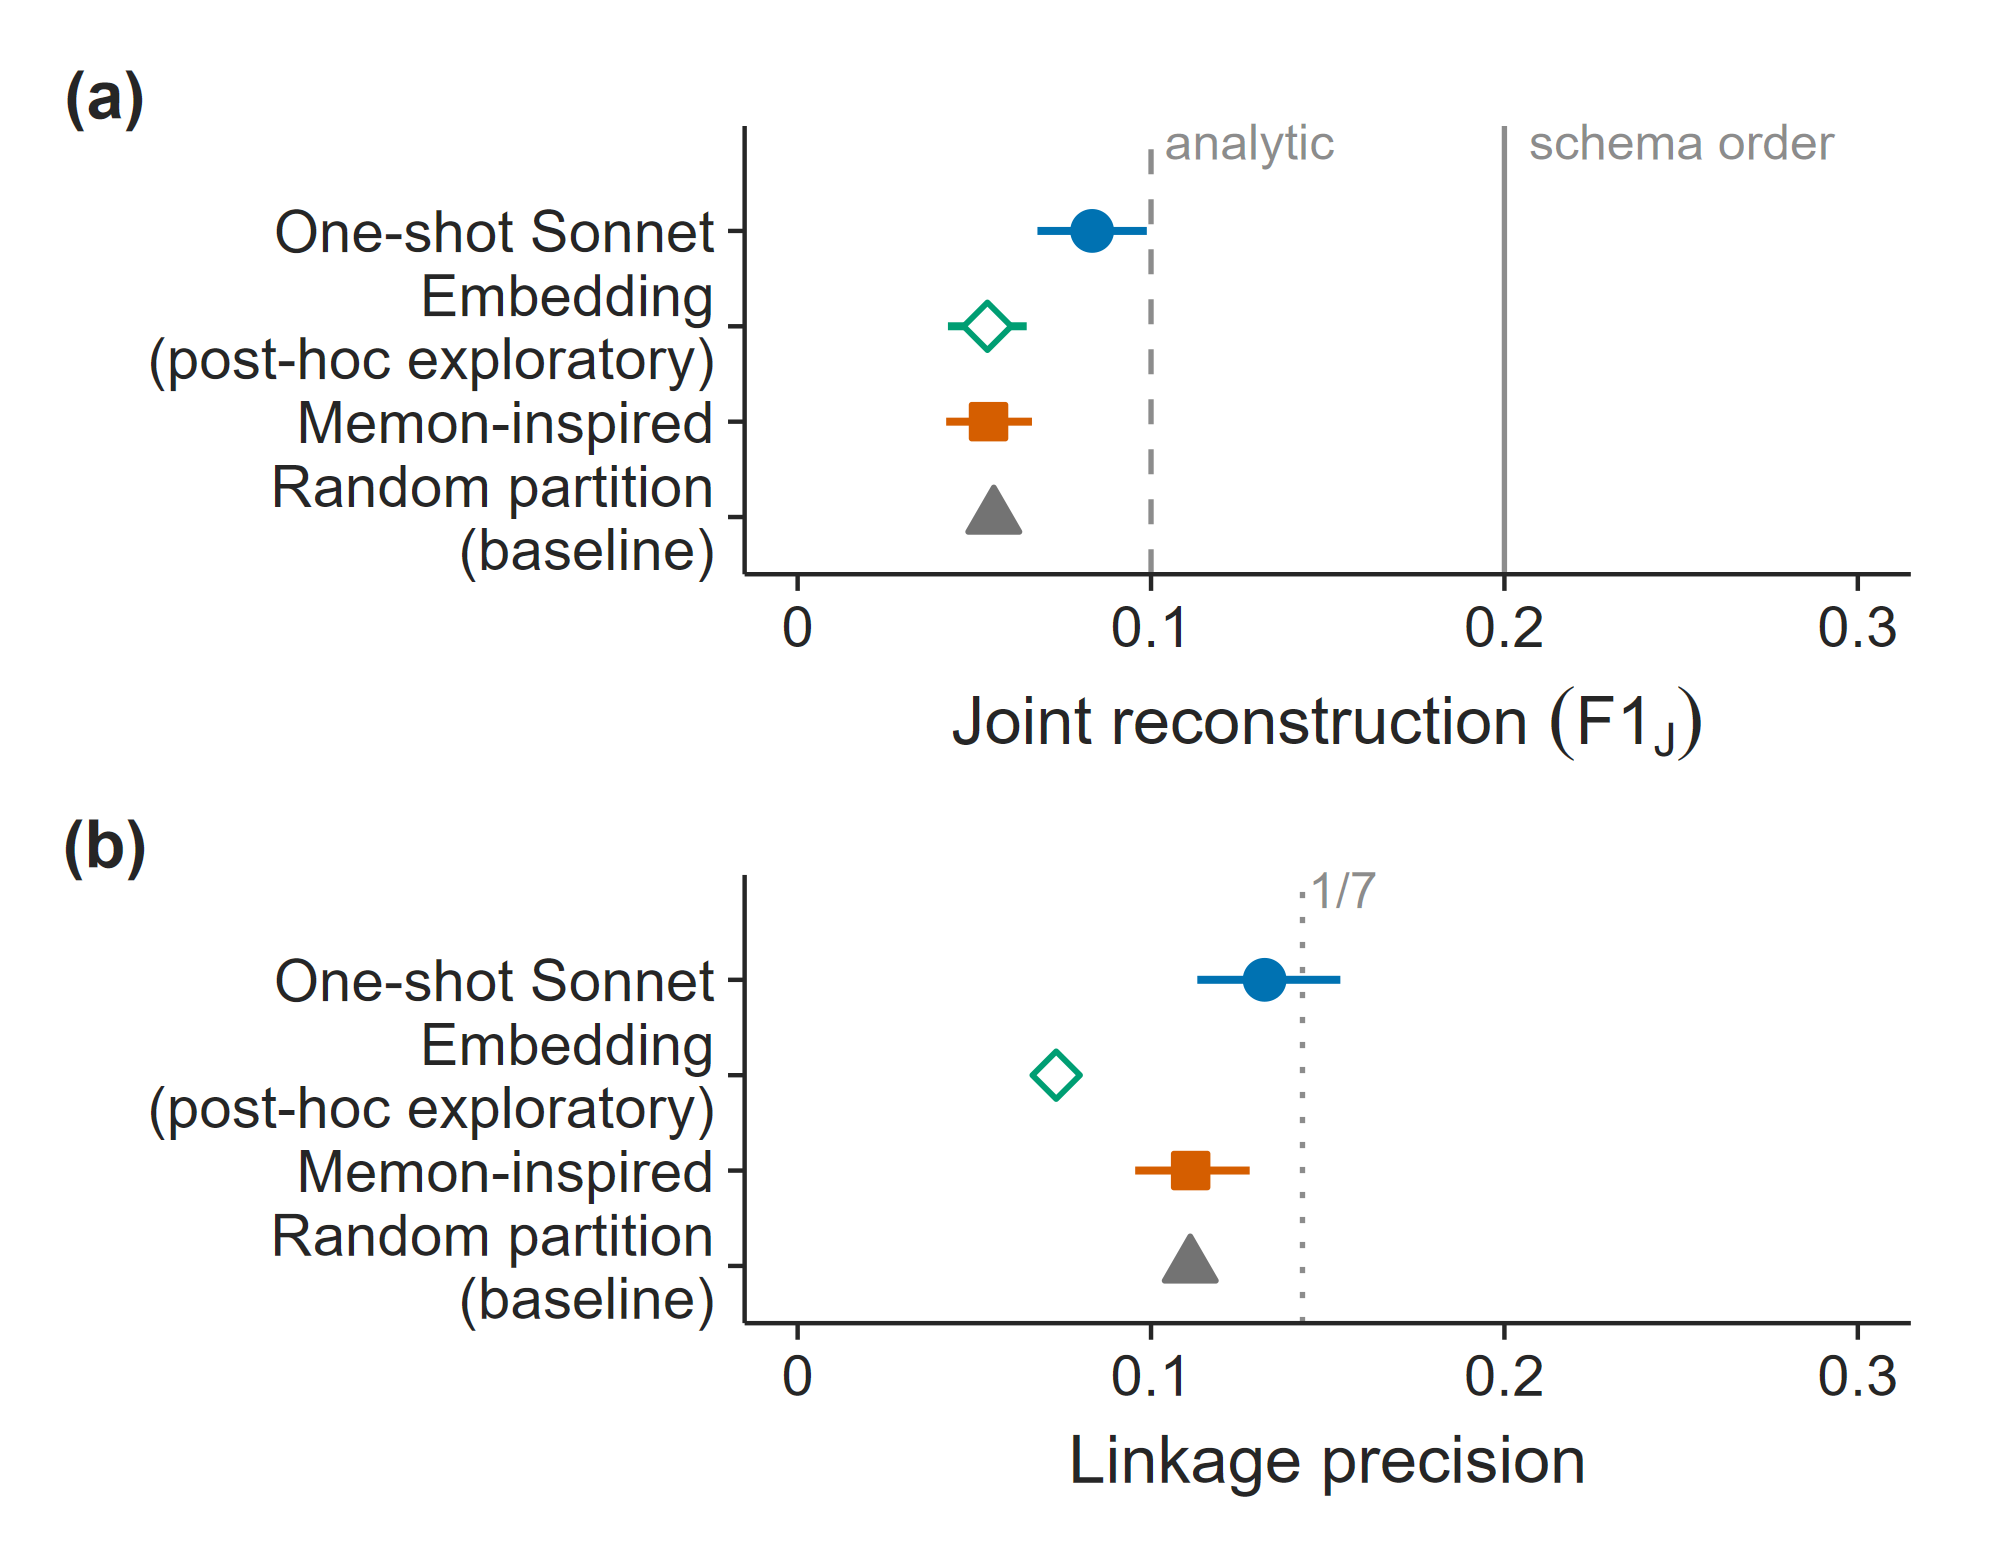

Write the R code that produced this figure.
# fig4_identifiers.R
# Figure 4 (main text): synthetic identifier records, Game J, 20 pools.
# Panel (a), F1_J, is prespecified (D11). Panel (b), linkage precision against
# template-respecting chance, is an EXPLORATORY post-hoc diagnostic from the
# frozen analysis package (table E3); it is not the prespecified endpoint.
#
# Run from the repository root:
#   Rscript results/paper_figures_r/fig4_identifiers.R

source("results/paper_figures_r/theme_paper.R")

# ---- Data -------------------------------------------------------------------
ident  <- read.csv("results/final_analysis/TABLES/table_E_identifier_J.csv")
member <- read.csv("results/final_analysis/TABLES/table_E3_identifier_membership.csv")

rows <- c("Random partition", "Memon-inspired", "Embedding (post-hoc exploratory)", "One-shot Sonnet")
source_name <- c("Random partition" = "Random", "Memon-inspired" = "Memon-inspired",
                 "Embedding (post-hoc exploratory)" = "Embedding (post-hoc exploratory)",
                 "One-shot Sonnet" = "One-shot Sonnet")

e  <- ident[match(source_name[rows], ident$attacker), ]
e3 <- member[match(source_name[rows], member$attacker), ]

plot_data <- rbind(
  data.frame(panel = "a", layer = "estimate", row = rows, metric = "F1_J",
             value = e$F1_J_mean, lo = e$F1_J_lo, hi = e$F1_J_hi, n_pools = e$completed),
  data.frame(panel = "b", layer = "estimate", row = rows, metric = "linkage_precision",
             value = e3$linkage_precision_mean, lo = e3$lo, hi = e3$hi, n_pools = e$completed),
  # Reference lines, read from the frozen tables rather than typed in.
  data.frame(panel = "a", layer = "reference", row = c("analytic baseline", "schema-order baseline"),
             metric = "F1_J",
             value = c(ident$F1_J_mean[ident$attacker == "Analytic one-bucket"],
                       ident$F1_J_mean[ident$attacker == "Schema-order"]),
             lo = NA, hi = NA, n_pools = 20),
  data.frame(panel = "b", layer = "reference", row = "template-respecting chance",
             metric = "linkage_precision", value = member$template_chance[1],
             lo = NA, hi = NA, n_pools = 20)
)
plot_data$post_hoc <- plot_data$row == "Embedding (post-hoc exploratory)" | plot_data$panel == "b"

# ---- Plot -------------------------------------------------------------------
# The axis runs 0-0.3, not 0-1: every estimate and reference lies below 0.25,
# and at 0-1 the comparison with the reference lines (the result) is not
# readable. The axis still starts at zero.
x_max <- 0.3

identifier_panel <- function(which_panel, x_title) {
  est <- subset(plot_data, panel == which_panel & layer == "estimate")
  ref <- subset(plot_data, panel == which_panel & layer == "reference")
  est$row <- factor(est$row, levels = rows)

  ggplot(est, aes(x = value, y = row)) +
    geom_vline(data = ref, aes(xintercept = value, linetype = row),
               linewidth = ref_linewidth, colour = baseline_grey) +
    # Short direct labels on the reference lines, above the top row.
    annotate("text", x = ref$value, y = length(rows) + 0.75, label = reference_label[ref$row],
             size = label_size, colour = baseline_grey, hjust = -0.08, vjust = 0) +
    geom_linerange(aes(xmin = lo, xmax = hi, colour = row), linewidth = ci_linewidth) +
    geom_point(aes(colour = row, fill = row, shape = row), size = point_size, stroke = point_stroke) +
    scale_colour_manual(values = attacker_colour) +
    scale_fill_manual(values = attacker_fill) +
    scale_shape_manual(values = attacker_shape) +
    scale_linetype_manual(values = reference_linetype) +
    scale_y_discrete(labels = attacker_label, expand = expansion(add = c(0.6, 1.1))) +
    scale_x_continuous(limits = c(0, x_max), breaks = seq(0, x_max, 0.1),
                       labels = c("0", "0.1", "0.2", "0.3")) +
    coord_cartesian(clip = "off") +
    labs(x = x_title, y = NULL) +
    theme_paper()
}

panel_a <- identifier_panel("a", expression("Joint reconstruction " * (F1[J])))
panel_b <- identifier_panel("b", "Linkage precision")   # defined in the caption

fig <- panel_a / panel_b + plot_annotation(tag_levels = list(c("(a)", "(b)")))

# ---- Export -----------------------------------------------------------------
save_figure(fig, "fig4_identifiers", width = col_width, height = 2.6, data = plot_data)
